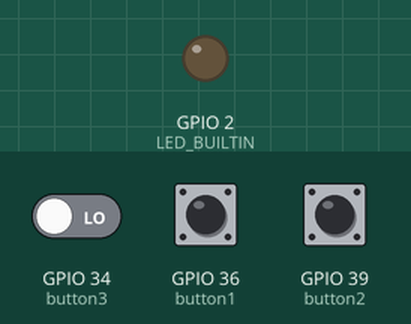
The program below on a simulated ESP32. Parts: output pins drawn as LEDs (lit = HIGH). Inputs (shaded band) come from the test bench; at power-on: GPIO 36 (button1) LOW, GPIO 39 (button2) LOW, GPIO 34 (button3) LOW.

Above: at 1.2 s.
1.3 s: GPIO 36 (button1) pulled HIGH for 0.15 s
At 1.37 s:
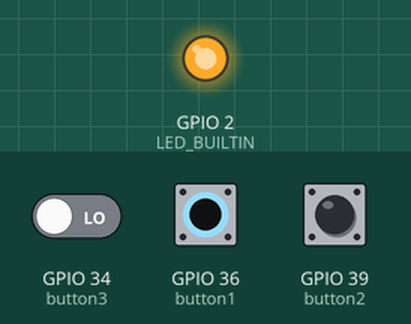
2.9 s: GPIO 36 (button1) pulled HIGH for 3.2 s
At 6.7 s:
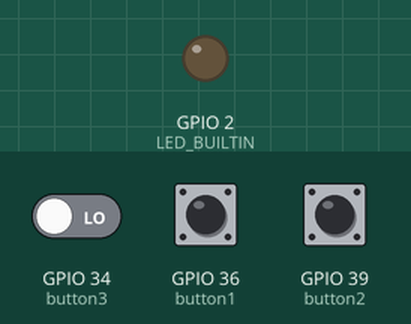
7.6 s: GPIO 39 (button2) pulled HIGH for 0.15 s
At 7.9 s:
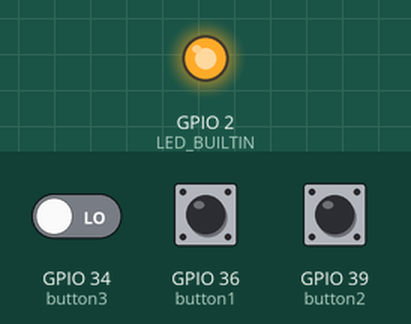
9.2 s: GPIO 34 (button3) driven HIGH and GPIO 39 (button2) driven HIGH
At 10.4 s:
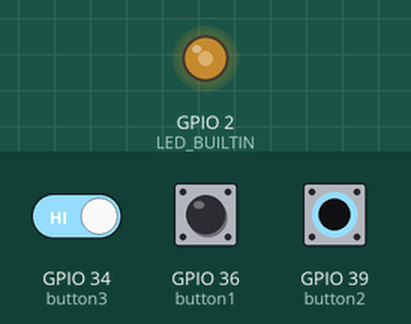
10.7 s: GPIO 34 (button3) driven LOW
At 11.2 s:
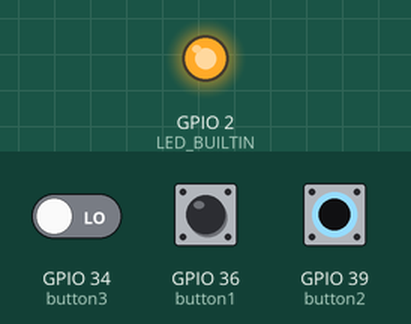
Timing chart, 0 to 13.2 s (numbered marks = the images above; inputs shaded):
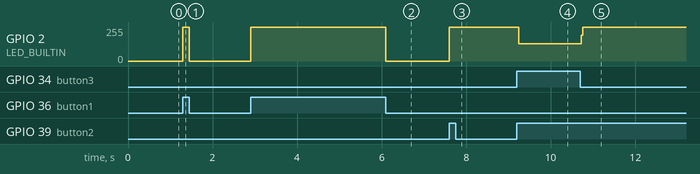

The program:

main.cpp
```cpp
#include <Arduino.h>

#define button1 36
#define button2 39
#define button3 34

// put function declarations here:
bool state = 0;

void setup() {
  // put your setup code here, to run once:
  pinMode(button1,INPUT);
  pinMode(button2,INPUT);
  pinMode(button3,INPUT);
  pinMode(LED_BUILTIN,OUTPUT);
}

void loop() {
  // put your main code here, to run repeatedly:
  if (digitalRead(button1) == HIGH){
    digitalWrite(LED_BUILTIN,HIGH);
  }else if(digitalRead(button1) == LOW && digitalRead(button2) == HIGH && state == 0){
    digitalWrite(LED_BUILTIN,HIGH);
    state = 1;
  }
  else if(digitalRead(button1) == LOW && digitalRead(button3) == HIGH && state == 1){
    digitalWrite(LED_BUILTIN,LOW);
    state = 0;
  }else if(digitalRead(button1) == LOW && state == 0){
    digitalWrite(LED_BUILTIN,LOW);

  }
}
```

Measured:
- after the input at 1.3 s, GPIO 2 (LED_BUILTIN): 0/255 → 255/255 at once, → 0/255 0.15 s later
- after the input at 2.9 s, GPIO 2 (LED_BUILTIN): 0/255 → 255/255 at once, → 0/255 3.2 s later
- after the input at 7.6 s, GPIO 2 (LED_BUILTIN): 0/255 → 255/255 at once
- after the input at 9.2 s, GPIO 2 (LED_BUILTIN): 255/255 → 129/255 at once
- after the input at 10.7 s, GPIO 2 (LED_BUILTIN): 129/255 → 255/255 at once
